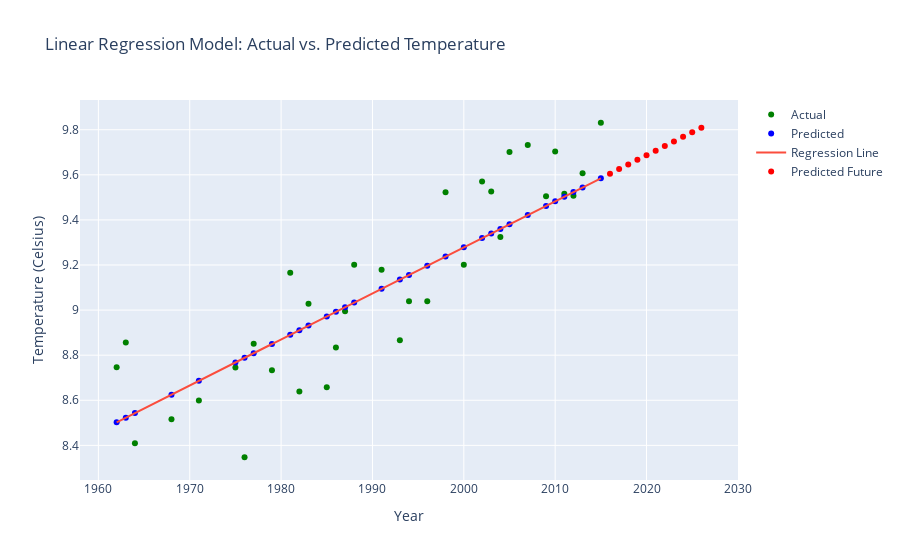

This figure's notebook cell:
### Code cell
# Create a scatter plot of the data
X = df_final['dt'].values.reshape(-1, 1)
y = df_final['LandAverageTemperature'].values.reshape(-1, 1)

# Split the data into training and testing sets
X_train, X_test, y_train, y_test = train_test_split(X, y, test_size=0.6, random_state=101)

# Create a linear regression object
lm = LinearRegression()

# Fit the model using the training data
lm.fit(X_train, y_train)

# Make predictions using the testing data
predictions = lm.predict(X_test)

trace1 = go.Scatter(x=X_test.flatten(), y=y_test.flatten(), mode='markers', name='Actual', marker=dict(color='green'))
trace2 = go.Scatter(x=X_test.flatten(), y=predictions.flatten(), mode='markers', name='Predicted', marker=dict(color='blue'))

# Add a trace for the regression line
trace3 = go.Scatter(x=X_test.flatten(), y=lm.predict(X_test).flatten(), mode='lines', name='Regression Line', line=dict(color='#FB4D3D', width=2))

# Set the layout
layout = go.Layout(title='Linear Regression Model: Actual vs. Predicted Temperature', xaxis=dict(title='Year'), yaxis=dict(title='Temperature (Celsius)'), paper_bgcolor='white')

# Create a new set of X values for the years 2016 to 2026
X_future = np.array(range(2016, 2027)).reshape(-1, 1)

# Use the trained model to predict the temperatures for the next 10 years
predictions_future = lm.predict(X_future)

# Plot the predicted temperatures for the next 10 years
trace4 = go.Scatter(x=X_future.flatten(), y=predictions_future.flatten(), mode='markers', name='Predicted Future', marker=dict(color='red'))

# Create the figure
fig = go.Figure(data=[trace1, trace2, trace3, trace4], layout=layout)

# Show the figure
fig.show("png")

# Print the evaluation metrics
print('MAE:', metrics.mean_absolute_error(y_test, predictions))
print('MSE:', metrics.mean_squared_error(y_test, predictions))
print('RMSE:', np.sqrt(metrics.mean_squared_error(y_test, predictions)))
print("Accuracy", lm.score(X_test, y_test))

### Figure 1 — Plotly figure (JSON) as saved in the notebook; plotly's stock layout.template omitted (floating-point values rounded to 4 significant figures)
{"data": [{"marker": {"color": "green"}, "mode": "markers", "name": "Actual", "type": "scatter", "x": [1979, 1962, 2004, 2003, 1996, 1987, 1977, 1975, 2007, 1963, 1983, 1985, 2012, 2013, 1982, 1981, 2015, 1968, 1964, 1993, 2005, 1994, 1976, 1986, 1988, 2009, 2002, 2011, 2010, 2000, 1971, 1991, 1998], "y": [8.733, 8.746, 9.325, 9.526, 9.039, 8.994, 8.85, 8.745, 9.732, 8.856, 9.028, 8.658, 9.507, 9.607, 8.639, 9.166, 9.831, 8.516, 8.41, 8.867, 9.701, 9.039, 8.347, 8.834, 9.202, 9.505, 9.57, 9.516, 9.703, 9.201, 8.599, 9.179, 9.523]}, {"marker": {"color": "blue"}, "mode": "markers", "name": "Predicted", "type": "scatter", "x": [1979, 1962, 2004, 2003, 1996, 1987, 1977, 1975, 2007, 1963, 1983, 1985, 2012, 2013, 1982, 1981, 2015, 1968, 1964, 1993, 2005, 1994, 1976, 1986, 1988, 2009, 2002, 2011, 2010, 2000, 1971, 1991, 1998], "y": [8.85, 8.502, 9.36, 9.34, 9.197, 9.013, 8.809, 8.768, 9.421, 8.523, 8.931, 8.972, 9.523, 9.544, 8.911, 8.89, 9.585, 8.625, 8.543, 9.135, 9.381, 9.156, 8.788, 8.993, 9.033, 9.462, 9.319, 9.503, 9.483, 9.278, 8.686, 9.095, 9.238]}, {"line": {"color": "#FB4D3D", "width": 2}, "mode": "lines", "name": "Regression Line", "type": "scatter", "x": [1979, 1962, 2004, 2003, 1996, 1987, 1977, 1975, 2007, 1963, 1983, 1985, 2012, 2013, 1982, 1981, 2015, 1968, 1964, 1993, 2005, 1994, 1976, 1986, 1988, 2009, 2002, 2011, 2010, 2000, 1971, 1991, 1998], "y": [8.85, 8.502, 9.36, 9.34, 9.197, 9.013, 8.809, 8.768, 9.421, 8.523, 8.931, 8.972, 9.523, 9.544, 8.911, 8.89, 9.585, 8.625, 8.543, 9.135, 9.381, 9.156, 8.788, 8.993, 9.033, 9.462, 9.319, 9.503, 9.483, 9.278, 8.686, 9.095, 9.238]}, {"marker": {"color": "red"}, "mode": "markers", "name": "Predicted Future", "type": "scatter", "x": [2016, 2017, 2018, 2019, 2020, 2021, 2022, 2023, 2024, 2025, 2026], "y": [9.605, 9.626, 9.646, 9.666, 9.687, 9.707, 9.728, 9.748, 9.769, 9.789, 9.809]}], "layout": {"paper_bgcolor": "white", "title": {"text": "Linear Regression Model: Actual vs. Predicted Temperature"}, "xaxis": {"title": {"text": "Year"}}, "yaxis": {"title": {"text": "Temperature (Celsius)"}}}}
